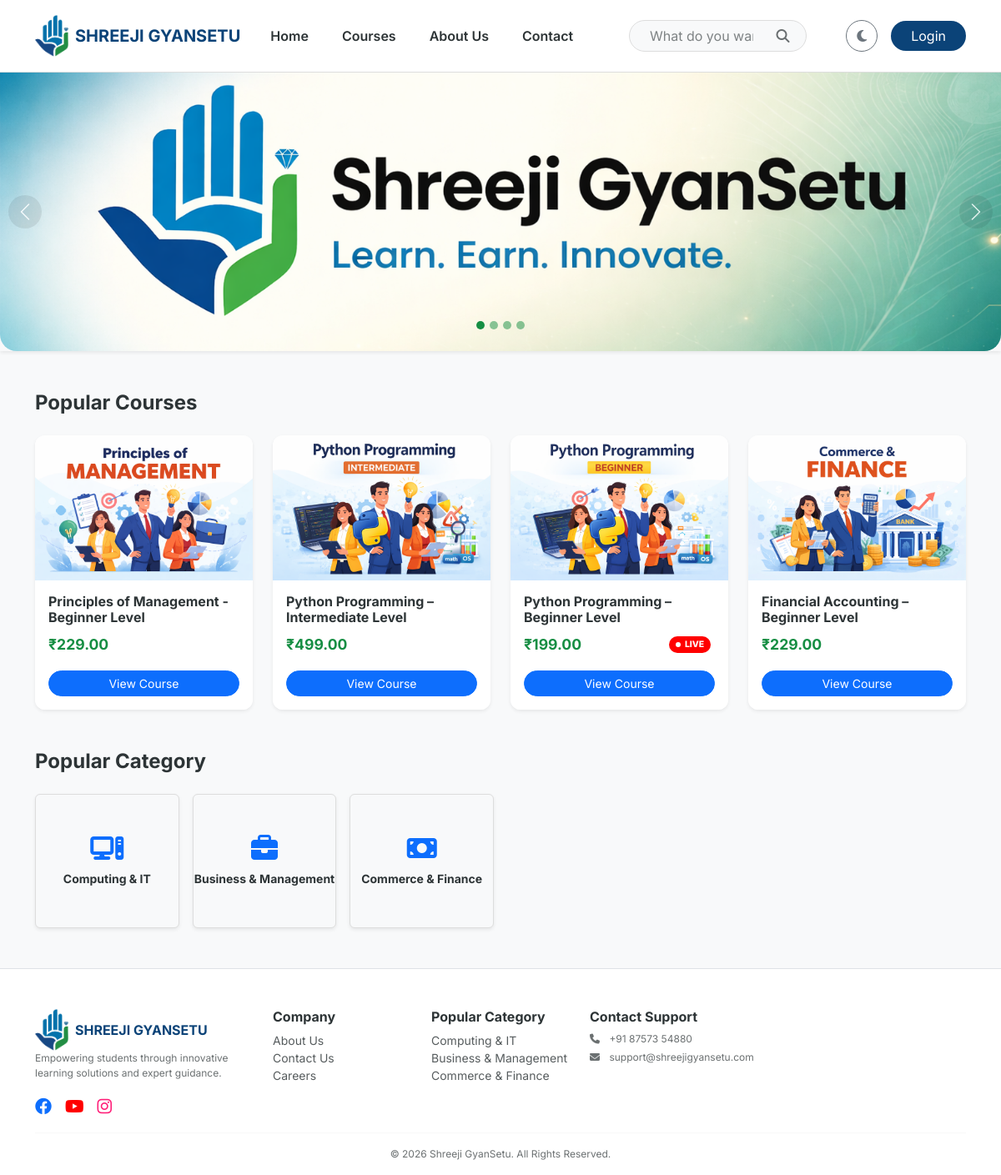
The page / on the database its author committed.
### courses/models.py (models this page shows, shortened)
class Carousel(models.Model):
    title = models.CharField(max_length=150)
    image = models.ImageField(upload_to='carousels/')
    link = models.URLField(blank=True, help_text="Link to a course or page")
    order = models.PositiveIntegerField(default=0)
    is_active = models.BooleanField(default=True)
    class Meta:
        verbose_name_plural = "0. Homepage Sliders"
        ordering = ['order']

class Course(models.Model):
    LEVEL_CHOICES = [('Beginner', 'Beginner'), ('Intermediate', 'Intermediate'), ('Advanced', 'Advanced')]
    master_category = models.ForeignKey(MasterCategory, on_delete=models.CASCADE, related_name='courses')
    title = models.CharField(max_length=200)
    slug = models.SlugField(unique=True, blank=True)
    thumbnail = models.ImageField(upload_to='course_thumbnails/')
    description = models.TextField()
    is_active = models.BooleanField(default=True)
    price = models.DecimalField(max_digits=10, decimal_places=2)
    discount_price = models.DecimalField(max_digits=10, decimal_places=2, null=True, blank=True)
    level = models.CharField(max_length=20, choices=LEVEL_CHOICES, default='Beginner')
    is_live = models.BooleanField(default=False)
    enrollment_count = models.PositiveIntegerField(default=0)
    created_at = models.DateTimeField(auto_now_add=True)
    teacher = models.ForeignKey(
        settings.AUTH_USER_MODEL,
        on_delete=models.SET_NULL,
        null=True,
        blank=True,
        limit_choices_to=Q(profile__user_type= 'Teacher') | Q(profile__user_type= 'Admin'),
        related_name='taught_courses',
    )
    students = models.ManyToManyField(
        settings.AUTH_USER_MODEL,
        related_name='enrolled_courses',
        blank=True,
        limit_choices_to=Q(profile__user_type= 'Student')
    )
    @property
    def enrollment_count(self):
        """Returns the actual count from the ManyToMany relationship"""
        return self.students.count()
    class Meta:
        verbose_name_plural = "2. Courses"

class MasterCategory(models.Model):
    title = models.CharField(max_length=100)
    slug = models.SlugField(unique=True, blank=True)
    icon_class = models.CharField(max_length=50, default="fa-book")
    order = models.PositiveIntegerField(default=0)
    class Meta:
        verbose_name_plural = "1. Master Categories"
        ordering = ['order']

### courses/views.py (the view)
# urls.py: 2. Add a URL to urlpatterns:  path('', views.home, name='home')
def home(request):
    context = {
        'categories': MasterCategory.objects.all().order_by('order'),
        'slides': Carousel.objects.filter(is_active=True),
        'popular_courses': Course.objects.filter(is_active=True)
                            .annotate(num_students=Count('students'))
                            .order_by('-num_students')[:4],
        'new_courses': Course.objects.filter(is_active=True).order_by('-created_at')[:4],
        'success_stories': SuccessStory.objects.all()[:3],
        'study_materials': StudyMaterial.objects.all().order_by('order'),
        'youtube_channels': YouTubeChannel.objects.all(),
    }
    return render(request, 'courses/home.html', context)

### templates/courses/home.html (shortened to what this page needs)
{% extends 'base.html' %}
{% load static %}
{% block content %}
  <div id="heroCarousel" class="carousel slide" data-bs-ride="carousel">
    <div class="carousel-indicators">
      {% for slide in slides %}
        <button type="button" data-bs-target="#heroCarousel" data-bs-slide-to="{{ forloop.counter0 }}" class="{% if forloop.first %}active{% endif %}"></button>
      {% endfor %}
    </div>
    <div class="carousel-inner shadow-sm">
      {% for slide in slides %}
        <div class="carousel-item {% if forloop.first %}active{% endif %}">
          <a href="{{ slide.link }}"><img src="{{ slide.image.url }}" class="d-block w-100" alt="{{ slide.title }}" style="max-height: 450px; object-fit: contain;" /></a>
        </div>
      {% endfor %}
    </div>
    <button class="carousel-control-prev" type="button" data-bs-target="#heroCarousel" data-bs-slide="prev"><span class="carousel-control-prev-icon"></span></button>
    <button class="carousel-control-next" type="button" data-bs-target="#heroCarousel" data-bs-slide="next"><span class="carousel-control-next-icon"></span></button>
  </div>
  <section class="container mt-5">
    <h4 class="fw-bold mb-4">Popular Courses</h4>
    <div class="row g-4">
      {% for course in popular_courses %}
        <div class="col-md-3">
          <a href="{% url 'course_detail' course.slug %}" class="text-decoration-none text-dark">
            <div class="card course-card h-100 shadow-sm">
              <div class="position-relative">
                <img src="{{ course.thumbnail.url }}" class="card-img-top" />
              </div>
              <div class="card-body p-3">
                <h6 class="fw-bold mb-2" style="color: var(--text-dark);">{{ course.title }}</h6>
                <div class="d-flex justify-content-between align-items-center mb-3" style="min-height: 30px;">
                  <p class="fw-bold mb-0" style="color: var(--primary-green); font-size: 1.1rem;">₹{{ course.price }}</p>
                  {% if course.is_live %}
                    <div class="live-wrapper">
                      <span class="live-badge"><span class="live-dot"></span>LIVE</span>
                    </div>
                  {% endif %}
                </div>
                <a href="{% url 'course_detail' course.slug %}" class="btn btn-primary btn-sm w-100 rounded-pill">View Course</a>
              </div>
            </div>
          </a>
        </div>
      {% endfor %}
    </div>
  </section>
  <section class="container mt-5">
    <h4 class="fw-bold mb-4">Popular Category</h4>
    <div class="row row-cols-2 row-cols-md-3 row-cols-lg-6 g-3">
      {% for cat in categories %}
        <div class="col">
          <a a href="{% url 'category_detail' cat.slug %}" class="text-decoration-none">
            <div class="card h-100 border-0 shadow-sm text-center py-5 category-tile">
              <div class="mb-2">
                <i class="fas {{ cat.icon_class }} fa-2x text-primary"></i>
              </div>
              <span class="small fw-bold text-dark">{{ cat.title }}</span>
            </div>
          </a>
        </div>
      {% endfor %}
    </div>
  </section>
{% endblock %}

### templates/base.html (shortened to what this page needs)
<!DOCTYPE html>
<html lang="en" data-theme="light">
  <head>
    {% load static %}
    <link href="https://cdn.jsdelivr.net/npm/bootstrap@5.3.0/dist/css/bootstrap.min.css" rel="stylesheet" />
    <link rel="stylesheet" href="https://cdnjs.cloudflare.com/ajax/libs/font-awesome/6.4.0/css/all.min.css" />
    <link rel="stylesheet" href="{% static 'css/style.css' %}" />
  </head>
  <body>
    <nav class="navbar navbar-expand-lg sticky-top">
      <div class="container">
        <a class="navbar-brand d-flex align-items-center" href="/">
          <img src="{% static 'images/logo.png' %}" alt="Logo" height="50" class="me-2" />
          <span class="fw-bold">SHREEJI GYANSETU</span>
        </a>
        <div class="collapse navbar-collapse" id="mainNavbar">
          <ul class="navbar-nav mb-2 mb-lg-0 fw-semibold">
            <li class="nav-item">
              <a class="nav-link" href="/">Home</a>
            </li>
            <li class="nav-item">
              <a class="nav-link" href="{% url 'all_courses' %}">Courses</a>
            </li>
            <li class="nav-item">
              <a class="nav-link" href="{% url 'about_us' %}">About Us</a>
            </li>
            <li class="nav-item">
              <a class="nav-link" href="{% url 'contact_us' %}">Contact</a>
            </li>
          </ul>
          <form class="mx-auto d-none d-lg-flex position-relative" style="width: 25%;" action="{% url 'search' %}" method="GET">
            <input name="q" class="form-control rounded-pill ps-4 pe-5" type="search" placeholder="What do you want to learn?" value="{{ request.GET.q }}" style="background: var(--bg-light); color: var(--text-dark); border-color: var(--border-color);" />
            <button class="btn position-absolute end-0 top-50 translate-middle-y me-2" type="submit"><i class="fas fa-search"></i></button>
          </form>
          <div class="d-flex align-items-center gap-3">
            <button id="theme-toggle" class="btn btn-outline-secondary rounded-circle" onclick="toggleTheme()" title="Toggle Theme"><i class="fas fa-moon"></i></button>
            {% if user.is_authenticated %}
              <div class="dropdown">
                <button class="btn btn-outline-primary dropdown-toggle rounded-pill px-4" type="button" data-bs-toggle="dropdown">Hi, {{ user.first_name|default:user.username }}</button>
                <ul class="dropdown-menu dropdown-menu-end shadow-lg border-0 profile-dropdown p-3" style="min-width: 280px; border-radius: 15px; background: var(--card-bg); color: var(--text-dark);">
                  <div class="profile-header pb-2 mb-2" style="border-bottom: 1px solid var(--border-color);">
                    <div class="d-flex align-items-center mb-2">
                      {% if user.profile.photo and 'default_user' not in user.profile.photo.url %}
                        <img src="{{ user.profile.photo.url }}" class="rounded-circle me-3" style="width: 50px; height: 50px; object-fit: cover; border: 2px solid var(--primary-cyan);" />
                      {% else %}
                        <img src="https://ui-avatars.com/api/?name={{ user.get_full_name|default:user.username }}&background=random&size=128" class="rounded-circle me-3" style="width: 50px; height: 50px; object-fit: cover; border: 2px solid var(--primary-cyan);" />
                      {% endif %}
                      <div>
                        <h6 class="fw-bold mb-0" style="color: var(--text-dark);">{{ user.get_full_name|default:user.username }}</h6>
                        <small class="text-muted">{{ user.username }}</small>
                      </div>
                    </div>
                    <small class="text-muted d-block">
                      <i class="fas fa-phone-alt me-2"></i>
                      {% if user.profile.phone_number and 'default_user' not in user.profile.phone_number %}
                        +91 {{ user.profile.phone_number }}
                      {% else %}
                        +91 Add Phone Number
                      {% endif %}
                    </small>
                  </div>
                  <li>
                    {% if user.profile.user_type == 'Admin' %}
                      <a class="dropdown-item py-2 rounded-2" href="{% url 'admin_dashboard' %}"><i class="fas fa-user-shield me-3"></i>Admin Console</a>
                    {% elif user.profile.user_type == 'Teacher' %}
                      <a class="dropdown-item py-2 rounded-2" href="{% url 'teacher_dashboard' %}"><i class="fas fa-chalkboard-teacher me-3"></i>Dashboard</a>
                    {% else %}
                      <a class="dropdown-item py-2 rounded-2" href="{% url 'student_dashboard' %}"><i class="fas fa-th-large me-3"></i>My Dashboard</a>
                    {% endif %}
                  </li>
                  <li>
                    <a class="dropdown-item py-2 rounded-2" href="{% url 'edit_profile' %}"><i class="fas fa-user-edit me-3"></i> Edit Profile</a>
                  </li>
                  <li>
                    <a class="dropdown-item py-2 rounded-2" href="{% url 'change_password' %}"><i class="fas fa-key me-3"></i> Change Password</a>
                  </li>
                  <li>
                    <a class="dropdown-item py-2 rounded-2" href="#"><i class="fas fa-question-circle me-3"></i> Doubts</a>
                  </li>
                  <hr class="dropdown-divider" style="background-color: var(--border-color); opacity: 0.2;" />
                  <li>
                    <form method="post" action="{% url 'logout' %}">
                      {% csrf_token %}
                      <button type="submit" class="dropdown-item text-danger py-2 rounded-2"><i class="fas fa-sign-out-alt me-3"></i>Logout</button>
                    </form>
                  </li>
                </ul>
              </div>
            {% else %}
              <a href="{% url 'login' %}" class="btn btn-dark rounded-pill px-4">Login</a>
            {% endif %}
          </div>
        </div>
      </div>
    </nav>
    {% block content %}
    {% endblock %}
    <footer class="border-top pt-5 pb-3 mt-5" style="background-color: var(--card-bg);">
      <div class="container">
        <div class="row g-4">
          <div class="col-lg-3">
            <a class="navbar-brand d-flex align-items-center" href="/">
              <img src="{% static 'images/logo.png' %}" alt="Logo" height="50" class="me-2" />
              <span class="fw-bold">SHREEJI GYANSETU</span>
            </a>
            <p class="text-muted small">Empowering students through innovative learning solutions and expert guidance.</p>
            <div class="d-flex gap-3 fs-5 text-primary">
              <a href="https://www.facebook.com/shreejiFintech"><i class="fab fa-facebook"></i></a>
              <a href="https://www.youtube.com/@ShreejiFintech"><i class="fab fa-youtube" style="color: red"></i></a>
              <a href="https://www.instagram.com/shreejifintech/"><i class="fab fa-instagram" style="color: #ff1c77;"></i></a>
            </div>
          </div>
          <div class="col-6 col-md-3 col-lg-2">
            <h6 class="fw-bold">Company</h6>
            <ul class="list-unstyled small">
              <li>
                <a href="{% url 'about_us' %}" class="text-muted text-decoration-none">About Us</a>
              </li>
              <li>
                <a href="{% url 'contact_us' %}" class="text-muted text-decoration-none">Contact Us</a>
              </li>
              <li>
                <a href="#" class="text-muted text-decoration-none">Careers</a>
              </li>
            </ul>
          </div>
          <div class="col-6 col-md-3 col-lg-2">
            <h6 class="fw-bold">Popular Category</h6>
            <ul class="list-unstyled small">
              {% for cat in all_categories %}
                <li>
                  <a href="{% url 'category_detail' cat.slug %}" class="text-muted text-decoration-none">{{ cat.title }}</a>
                </li>
              {% endfor %}
            </ul>
          </div>
          <div class="col-lg-3">
            <h6 class="fw-bold">Contact Support</h6>
            <p class="small text-muted mb-1">
              <i class="fas fa-phone me-2"></i> +91 87573 54880
            </p>
            <p class="small text-muted">
              <i class="fas fa-envelope me-2"></i> support@shreejigyansetu.com
            </p>
          </div>
        </div>
        <hr />
        <div class="text-center text-muted small">&copy; 2026 Shreeji GyanSetu. All Rights Reserved.</div>
      </div>
    </footer>
  </body>
</html>

### rows shown on the page
Carousel: image (picture)
Course: thumbnail (picture), title "Principles of Management - Beginner Level", price "229.00"
Course: thumbnail (picture), title "Python Programming – Intermediate Level", price "499.00"
Course: thumbnail (picture), title "Python Programming – Beginner Level", price "199.00", is_live True (drawn)
Course: thumbnail (picture), title "Financial Accounting – Beginner Level", price "229.00"
MasterCategory: title "Computing & IT"
MasterCategory: title "Business & Management"
MasterCategory: title "Commerce & Finance"
